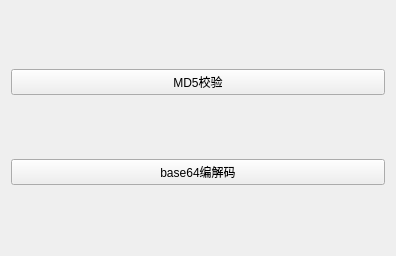
<?xml version="1.0" encoding="UTF-8"?>
<ui version="4.0">
 <class>Form</class>
 <widget class="QWidget" name="Form">
  <property name="geometry">
   <rect>
    <x>0</x>
    <y>0</y>
    <width>396</width>
    <height>256</height>
   </rect>
  </property>
  <property name="windowTitle">
   <string>扩展工具</string>
  </property>
  <layout class="QVBoxLayout" name="verticalLayout">
   <item>
    <widget class="QPushButton" name="md5">
     <property name="text">
      <string>MD5校验</string>
     </property>
    </widget>
   </item>
   <item>
    <widget class="QPushButton" name="bs64_de_en">
     <property name="text">
      <string>base64编解码</string>
     </property>
    </widget>
   </item>
  </layout>
 </widget>
 <resources/>
 <connections/>
</ui>
